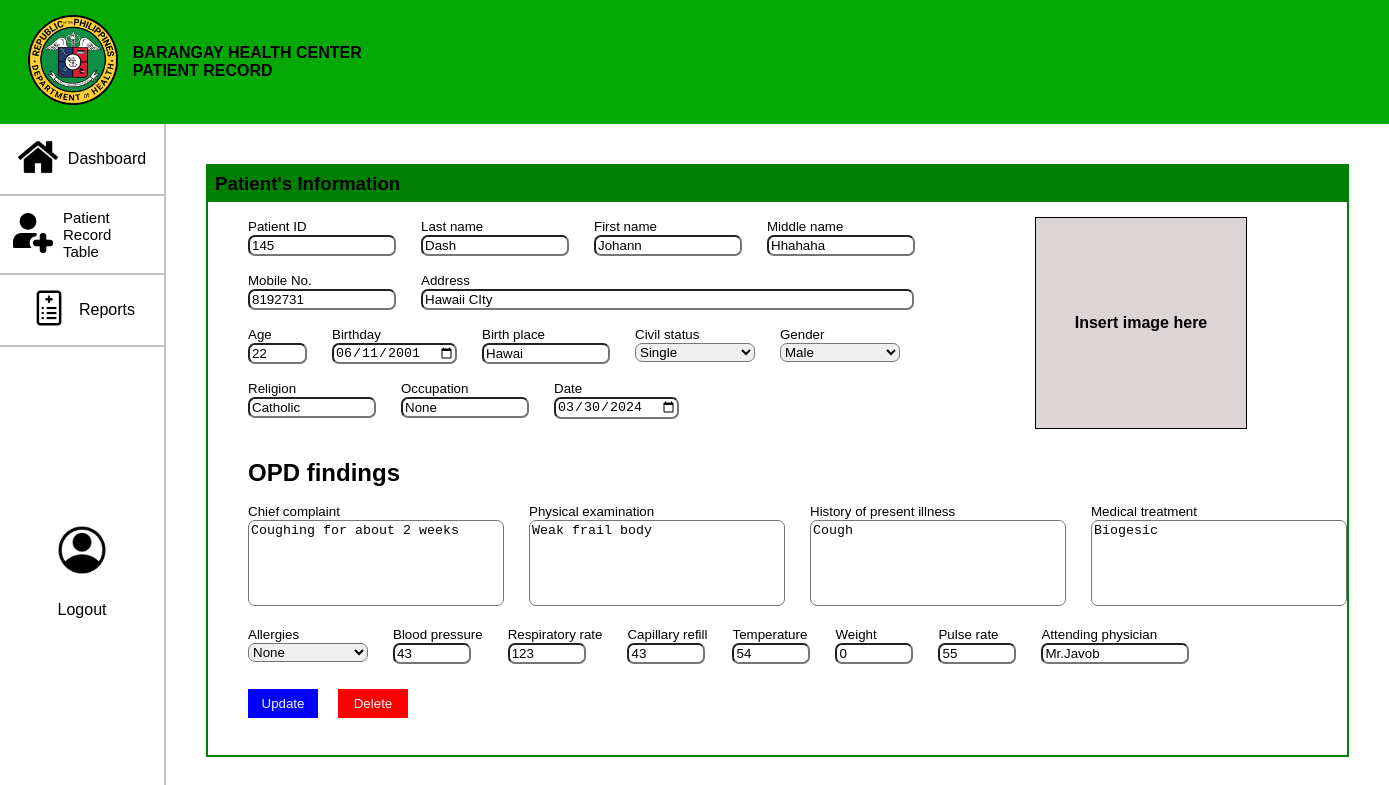
Page /view-info.php?patientId=145 on the committed database.
### tables this page shows
CREATE TABLE `patient_info` (
  `patient_id` int(15) NOT NULL,
  `patient_lname` varchar(300) NOT NULL,
  `patient_fname` varchar(300) NOT NULL,
  `patient_mname` varchar(300) NOT NULL,
  `patient_num` int(11) NOT NULL,
  `patient_address` varchar(300) NOT NULL,
  `patient_age` int(11) NOT NULL,
  `patient_bday` date NOT NULL,
  `patient_bplace` varchar(300) NOT NULL,
  `patient_cstatus` varchar(300) NOT NULL,
  `patient_gender` varchar(300) NOT NULL,
  `patient_religion` varchar(300) NOT NULL,
  `patient_occupation` varchar(300) NOT NULL,
  `patient_date` date NOT NULL,
  `complaint` varchar(300) NOT NULL,
  `exam` text NOT NULL,
  `history` text NOT NULL,
  `treatment` text NOT NULL,
  `allergies` text NOT NULL,
  `blood_pressure` int(11) NOT NULL,
  `respiratory` int(11) NOT NULL,
  `refill` int(11) NOT NULL,
  `temperature` int(11) NOT NULL,
  `weight1` int(11) NOT NULL,
  `pulse` int(11) NOT NULL,
  `physician` varchar(300) NOT NULL
);

### view-info.php (the view, shortened to what this page needs)
<?php
$servername = "localhost";
$username = "root";
$password = "";
$dbname = "brghealth";
$conn = new mysqli($servername, $username, $password, $dbname);
if(isset($_GET['patientId'])){
    $id = $_GET['patientId'];
}
  $query = "SELECT * FROM patient_info WHERE patient_id='$id'";
  $result = mysqli_query($conn, $query);
  if(!$result){
    die("query failed");
  }else{
    $row = mysqli_fetch_assoc($result);
  }
?>
<!DOCTYPE html>
<html lang="en">
<head>
     <link rel="stylesheet" href="view-info.css">
</head>
<body>
    <div class="container">
        <div class="panel">
            <div><img src="DOH.png" height="90PX"></div>
            <h4>BARANGAY HEALTH CENTER<BR>PATIENT RECORD</h4>
        </div>
        <div class="panel">
            <a href="dash.php">
                <div><img src="dash.png" height="40px"></div>
                <div>Dashboard</div>
            </a>
        </div>
        <div class="panel">
            <a href="patient-list.php">
                <div><img src="patient.png" height="40px"></div>
                <div>Patient Record <br>Table</div>
            </a>
        </div>
        <div class="panel">
            <a href="report.php">
                <div><img src="report.png" height="40px"></div>
                <div>Reports</div>
            </a>
        </div>
        <div class="panel">
            <div>
                <a href="profile.php"><img src="account.png" height="50"></a>
            </div>
            <div>
                <a href="logout.php">
                    <div>Logout</div>
                </a>
            </div>
        </div>
        <div class="panel">
            <div class="title">
                <h3>Patient's Information</h3>
            </div>
            <div id="imageBox">
                <h4 onclick="chooseFile()">Insert image here</h4>
            </div>
   <form action="edit-record.php?patientId=<?php echo $id; ?>" method="post">
        <div class="info-container">
            <div>
                <label for="patientID">Patient ID</label><br>
                <input class="input1" type="number" id="patientID" name="patientID" value="<?php echo $row['patient_id']?>">
            </div>
            <div>
                <label for="lastname">Last name</label><br>
                <input class="input1" type="text" id="lastname" name="lastname" value="<?php echo $row['patient_lname']?>">
            </div>
            <div>
                <label for="firstname">First name</label><br>
                <input class="input1" type="text" id="firstname" name="firstname" value="<?php echo $row['patient_fname']?>">
            </div>
            <div>
                <label for="midname">Middle name</label><br>
                <input class="input1" type="text" id="midname" name="midname" value="<?php echo $row['patient_mname']?>" >
            </div>
        </div>
        <div class="info-container2">
            <div>
                <label for="mobilenum">Mobile No.</label><br>
                <input class="input1" type="number" id="mobilenum" name="mobilenum" value="<?php echo $row['patient_num']?>">
               </div>
            <div>
                <label for="address">Address</label><br>
                <input class="input2" type="text" id="address" name="address" style="width: 485px;" value="<?php echo $row['patient_address']?>">
            </div>
        </div>
        <div class="info-container3">
            <div>
                <label for="age">Age</label><br>
                <input class="input3" type="number" id="age" name="age" style="width: 51px;" value="<?php echo $row['patient_age']?>">
               </div>
               <div>
                <label for="bday">Birthday</label><br>
                <input class="input3" type="date" id="bday" name="bday" value="<?php echo $row['patient_bday']?>">
               </div>
               <div>
                <label for="bplace">Birth place</label><br>
                <input class="input3" type="text" id="bplace" name="bplace" value="<?php echo $row['patient_bplace']?>">
               </div>
               <div>
                <label for="civstatus">Civil status</label><br>
                <select class="input3" id="status1" name="status1">';
                                <option value="<?php echo $row["patient_cstatus"]; ?>">
                               <?php echo $row["patient_cstatus"]; ?>
                               </option>
                               </select><br>
               </div>
               <div>
                <label for="gender">Gender</label><br>
                <select class="input3" id="gender1" name="gender1">';
                                <option value="<?php echo $row["patient_gender"]; ?>">
                               <?php echo $row["patient_gender"]; ?>
                               </option>
                               </select><br>
               </div>
           </div>
           <div class="info-container4">
            <div>
                <label for="religion">Religion</label><br>
                <input class="input3" type="text" id="religion" name="religion" value="<?php echo $row['patient_religion']?>">
               </div>
               <div>
                <label for="occu">Occupation</label><br>
                <input class="input3" type="text" id="occu" name="occu" value="<?php echo $row['patient_occupation']?>">
               </div>
               <div>
                <label for="date1">Date</label><br>
                <input class="input3" type="date" id="date1" name="date1" value="<?php echo $row['patient_date']?>">
               </div>
           </div>
          <div class="h2-container">
            <h2>OPD findings</h2>
          </div>
           <div class="info-container5">
            <div>
                <label for="complaint">Chief complaint</label><br>
                <textarea id="complaint" name="complaint" rows="5" cols="50"><?php echo $row['complaint']; ?></textarea>
            </div>
            <div>
                <label for="examination">Physical examination</label><br>
                <textarea id="examination" name="examination" rows="5" cols="50"><?php echo $row['exam']; ?></textarea>
            </div>
            <div>
                <label for="history">History of present illness</label><br>
                <textarea id="history" name="history" rows="5" cols="50"><?php echo $row['history']; ?></textarea>
            </div>
            <div>
                <label for="treatment">Medical treatment</label><br>
                <textarea id="treatment" name="treatment" rows="5" cols="50"><?php echo $row['treatment']; ?></textarea>
            </div>
           </div>
           <div class="info-container6">
            <div>
                <label for="allergies">Allergies</label><br>
                <select class="input3" id="allergies1" name="allergies1">';
                <option value="<?php echo $row["allergies"]; ?>">
                               <?php echo $row["allergies"]; ?>
                               </option>
                </select>
            </div>
            <div>
                <label for="bp">Blood pressure</label><br>
                <input class="input4" type="number" id="bp" name="bp" value="<?php echo $row['blood_pressure']?>">
            </div>
            <div>
                <label for="rr">Respiratory rate</label><br>
                <input class="input4" type="number" id="rr" name="rr" value="<?php echo $row['respiratory']?>">
            </div>
            <div>
                <label for="cr">Capillary refill</label><br>
                <input class="input4" type="number" id="cr" name="cr" value="<?php echo $row['refill']?>">
            </div>
            <div>
                <label for="temp">Temperature</label><br>
                <input class="input4" type="number" id="temp" name="temp" value="<?php echo $row['temperature']?>">
            </div>
            <div>
                <label for="weight">Weight</label><br>
                <input class="input4" type="number" id="weight" name="weight" value="<?php echo $row['weight1']?>">
            </div>
            <div>
                <label for="pr">Pulse rate</label><br>
                <input class="input4" type="number" id="pr" name="pr" value="<?php echo $row['pulse']?>">
            </div>
            <div>
                <label for="physician">Attending physician</label><br>
                <input class="input1" type="text" id="physician" name="physician" value="<?php echo $row['physician']?>">
               </div>
           </div>
           <div class="buttonss">
            <div class="edit">
            <button type="submit" name="submit-edit" >Update</button>
            </div>
            <div class="delete">
            <button type="submit" name="submit-delete" >Delete</button>
            </div>
           </div>
           </div>
        </div>
</body>
</html>

### view-info.css (style rules this page uses)
body { margin: 0; font-family: Arial, Helvetica, sans-serif; min-height: 100vh; }
.container { display: grid; grid-template-columns: repeat(30, 30px,100%); }
.panel:first-child { background-color: rgb(5, 169, 5); display: flex; align-items: center; gap: 15px; padding: 15px 2%; grid-column: 1/31; }
.panel a { display: flex; align-items: center; text-decoration: none; gap: 10px; padding: 13px; color: black; }
.panel:nth-child(2) { display: flex; justify-content: center; border-right: 2px solid rgba(0, 0, 0, 0.236); border-bottom: 2px solid rgba(0, 0, 0, 0.236); grid-column: 1/2; }
.panel:nth-child(3) { font-size: 15px; display: flex; justify-content: center; border-right: 2px solid rgba(0, 0, 0, 0.236); border-bottom: 2px solid rgba(0, 0, 0, 0.236); grid-column: 1/2; }
.panel:nth-child(4) { display: flex; justify-content: center; border-right: 2px solid rgba(0, 0, 0, 0.236); border-bottom: 2px solid rgba(0, 0, 0, 0.236); grid-column: 1/2; }
.panel:nth-child(5) { display: flex; flex-direction: column; justify-content: center; align-items: center; border-right: 2px solid rgba(0, 0, 0, 0.236); grid-column: 1/2; grid-row: 5/6; height: 450px; }
.panel:nth-child(6) { margin-top: 40px; margin-bottom: 40px; margin-left: 40px; margin-right: 40px ; border: 2px solid green; grid-column: 3/30; grid-row: 2/6; }
.title h3 { margin: 0; background-color: green; padding: 7px; }
#imageBox { background-color: rgb(219, 213, 213); border: 1px solid black; width: 210px; height: 210px; display: flex; justify-content: center; align-items: center; overflow: hidden; float: right; margin-top: 15px; margin-right: 100px; }
.info-container { display: flex; padding-top: 15px; padding-left: 40px; gap: 25px; }
.info-container2 { display: flex; padding-top: 15px; padding-left: 40px; gap: 25px; }
.info-container3 { display: flex; padding-top: 15px; padding-left: 40px; gap: 25px; }
.info-container4 { display: flex; padding-top: 15px; padding-left: 40px; gap: 25px; }
.info-container5 { display: flex; padding-top: 15px; padding-bottom: 15px; padding-left: 40px; gap: 25px; }
.info-container6 { display: flex; padding-left: 40px; gap: 25px; }
.input1 { border-radius: 7px; width: 140px; }
.input2 { border-radius: 7px; }
.input3 { border-radius: 7px; width: 120px; }
.input4 { border-radius: 7px; width: 70px; }
label { font-size: smaller; }
h2 { margin: 0; padding-top: 40px; padding-left: 40px; }
textarea { resize: none; width: 250px; height: 80px; border-radius: 7px; }
.buttonss { display: flex; margin-left: 40px; margin-top: 25px; gap: 20px; }
.edit button { padding: 7px; background-color: blue; color: aliceblue; width: 70px; border: none; }
.delete button { padding: 7px; background-color: red; color: aliceblue; width: 70px; border:none; }

### view-info.php (style rules this page uses)
.edit button { cursor:pointer; transition: background-color 0.15s; }
.delete button { cursor:pointer; transition: background-color 0,15s; }

### rows in the picture
patient_info: patientID "145", lastname "Dash", firstname "Johann", midname "Hhahaha", mobilenum "8192731", address "Hawaii CIty", age "22", bday "06/11/2001", bplace "Hawai", status1 "Single", gender1 "Male", religion "Catholic", occu "None", date1 "03/30/2024", complaint "Coughing for about 2 weeks", examination "Weak frail body", history "Cough", treatment "Biogesic", allergies1 "None", bp "43", rr "123", cr "43", temp "54", weight "0", pr "55", physician "Mr.Javob"
